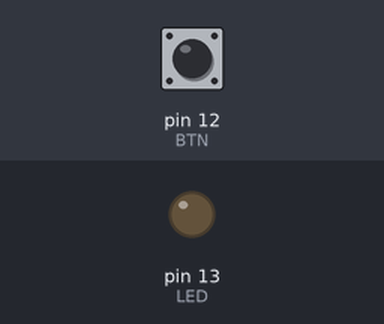
Bench run of a sketch on a simulated Arduino Uno, built with avr-gcc and run on an emulated ATmega328P. Parts: output pins drawn as LEDs (lit = HIGH). The test bench sets the inputs (shaded band); at power-on: pin 12 (BTN) HIGH.

Above: at 1.2 s.
1.3 s: pin 12 (BTN) pulled LOW for 0.15 s
At 1.4 s:
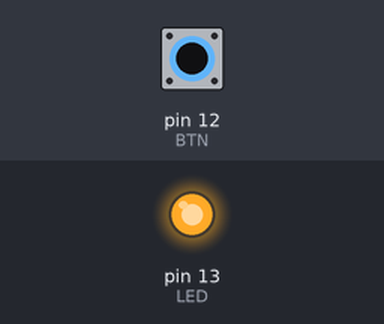
Timing chart, 0 to 9.7 s (numbered marks = the images above; inputs shaded):
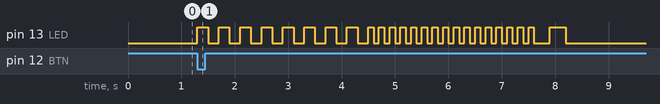

Measured:
- after the input at 1.3 s, pin 13 (LED): goes 8 × (HIGH 0.20 s, LOW 0.20 s), 15 × (HIGH 0.10 s, LOW 0.10 s), HIGH 0.10 s, LOW 0.30 s, HIGH 0.30 s, then LOW, starting at once

The sketch:

btn_blink.ino
```cpp
int LED = 13;
int BTN = 12;

void setup()
{
  pinMode(LED, OUTPUT);
  pinMode(BTN, INPUT);
}

void loop()
{
  int i;

  if(digitalRead(BTN)==LOW)
  {
    for(i=0;i<8;i++)
    {
      digitalWrite(LED, HIGH);
      delay(200);
      digitalWrite(LED, LOW);
      delay(200);
    }
    for(i=0;i<16;i++)
    {
      digitalWrite(LED, HIGH);
      delay(100);
      digitalWrite(LED, LOW);
      delay(100);
    }
    delay(200);
    digitalWrite(LED, HIGH);
    delay(300);
    digitalWrite(LED, LOW);
    delay(300);
  }
}
```
